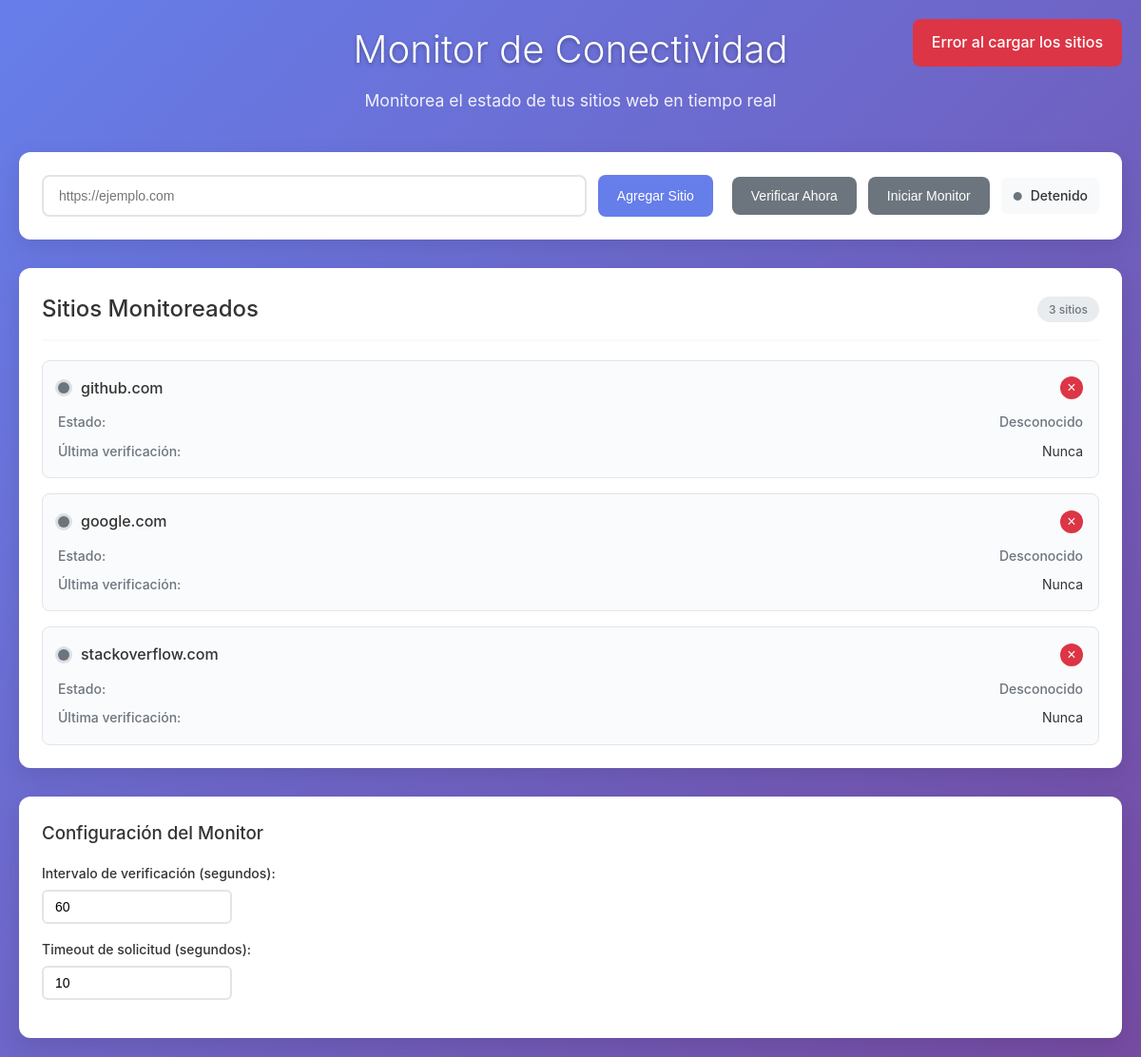
The page / on the database its author committed.
### tables this page shows
CREATE TABLE sites (
                        id INTEGER PRIMARY KEY AUTOINCREMENT,
                        url TEXT UNIQUE NOT NULL,
                        added_at TIMESTAMP DEFAULT CURRENT_TIMESTAMP,
                        last_checked TIMESTAMP,
                        last_status TEXT,
                        response_time REAL,
                        last_error TEXT
                    );

### app.py (the view)
@app.route('/')
def index():
    sites = db.get_all_sites()
    return render_template('index.html', sites=sites)

### database.py (called while the page is built)
    def get_all_sites(self) -> List[Dict]:
        with self.lock:
            conn = sqlite3.connect(self.db_path)
            try:
                cursor = conn.cursor()
                cursor.execute('''
                    SELECT id, url, added_at, last_checked, last_status, response_time, last_error
                    FROM sites ORDER BY url
                ''')
                sites = []
                for row in cursor.fetchall():
                    sites.append({
                        'id': row[0],
                        'url': row[1],
                        'added_at': row[2],
                        'last_checked': row[3],
                        'last_status': row[4],
                        'response_time': row[5],
                        'last_error': row[6]
                    })
                return sites
            finally:
                conn.close()

### templates/index.html (shortened to what this page needs)
<!DOCTYPE html>
<html lang="es">
<head>
    <link rel="stylesheet" href="{{ url_for('static', filename='css/style.css') }}">
</head>
<body>
    <div class="container">
        <header class="header">
            <h1>Monitor de Conectividad</h1>
            <p>Monitorea el estado de tus sitios web en tiempo real</p>
        </header>
        <div class="controls">
            <div class="add-site">
                <input type="url" id="urlInput" placeholder="https://ejemplo.com" class="url-input">
                <button onclick="addSite()" class="btn btn-primary">Agregar Sitio</button>
            </div>
            <div class="monitor-controls">
                <button onclick="checkAllSites()" class="btn btn-secondary">Verificar Ahora</button>
                <button onclick="toggleMonitoring()" class="btn btn-secondary" id="monitorBtn">Iniciar Monitor</button>
                <div class="monitor-status" id="monitorStatus">
                    <span class="status-indicator" id="statusIndicator">●</span>
                    <span id="statusText">Detenido</span>
                </div>
            </div>
        </div>
        <div class="sites-section">
            <div class="section-header">
                <h2>Sitios Monitoreados</h2>
                <span class="site-count" id="siteCount">{{ sites|length }} sitios</span>
            </div>
            <div class="sites-container" id="sitesContainer">
                {% if sites %}
                    {% for site in sites %}
                    <div class="site-card" data-url="{{ site.url }}">
                        <div class="site-header">
                            <div class="site-info">
                                <span class="status-dot {{ 'online' if site.last_status == 'online' else 'offline' if site.last_status == 'offline' else 'unknown' }}"></span>
                                <span class="site-url">{{ site.url }}</span>
                            </div>
                            <button onclick="removeSite('{{ site.url }}')" class="btn-remove" title="Eliminar sitio">×</button>
                        </div>
                        <div class="site-details">
                            <div class="detail-item">
                                <span class="label">Estado:</span>
                                <span class="value status-{{ site.last_status or 'unknown' }}">
                                    {{ 'En línea' if site.last_status == 'online' else 'Fuera de línea' if site.last_status == 'offline' else 'Desconocido' }}
                                </span>
                            </div>
                            <div class="detail-item">
                                <span class="label">Última verificación:</span>
                                <span class="value">{{ site.last_checked or 'Nunca' }}</span>
                            </div>
                        </div>
                    </div>
                    {% endfor %}
                {% else %}
                    <div class="empty-state">
                        <p>No hay sitios monitoreados</p>
                        <p class="empty-hint">Agrega un sitio web usando el campo de arriba</p>
                    </div>
                {% endif %}
            </div>
        </div>
        <div class="settings" id="settings">
            <h3>Configuración del Monitor</h3>
            <div class="setting-group">
                <label for="intervalInput">Intervalo de verificación (segundos):</label>
                <input type="number" id="intervalInput" value="60" min="5" max="86400" class="setting-input">
            </div>
            <div class="setting-group">
                <label for="timeoutInput">Timeout de solicitud (segundos):</label>
                <input type="number" id="timeoutInput" value="10" min="1" max="300" class="setting-input">
            </div>
        </div>
    </div>
    <div class="notification" id="notification"></div>
</body>
</html>

### static/css/style.css (style rules this page uses)
* { margin: 0; padding: 0; box-sizing: border-box; }
body { font-family: -apple-system, BlinkMacSystemFont, "Segoe UI", Roboto, "Helvetica Neue", Arial, sans-serif; background: linear-gradient(135deg, #667eea 0%, #764ba2 100%); min-height: 100vh; color: #333; line-height: 1.6; }
.container { max-width: 1200px; margin: 0 auto; padding: 20px; }
.header { text-align: center; margin-bottom: 40px; color: white; }
.header h1 { font-size: 2.5rem; font-weight: 300; margin-bottom: 8px; text-shadow: 0 2px 4px rgba(0,0,0,0.3); }
.header p { font-size: 1.1rem; opacity: 0.9; }
.controls { background: white; border-radius: 12px; padding: 24px; margin-bottom: 30px; box-shadow: 0 8px 25px rgba(0,0,0,0.1); display: flex; flex-wrap: wrap; gap: 20px; align-items: center; justify-content: space-between; }
.add-site { display: flex; gap: 12px; flex: 1; min-width: 300px; }
.url-input { flex: 1; padding: 12px 16px; border: 2px solid #e1e5e9; border-radius: 8px; font-size: 14px; transition: all 0.2s ease; }
.monitor-controls { display: flex; gap: 12px; align-items: center; }
.monitor-status { display: flex; align-items: center; gap: 8px; padding: 8px 12px; background: #f8f9fa; border-radius: 6px; font-size: 14px; font-weight: 500; }
.status-indicator { font-size: 12px; color: #6c757d; }
.btn { padding: 12px 20px; border: none; border-radius: 8px; font-size: 14px; font-weight: 500; cursor: pointer; transition: all 0.2s ease; text-decoration: none; display: inline-block; text-align: center; }
.btn-primary { background: #667eea; color: white; }
.btn-secondary { background: #6c757d; color: white; }
.btn-remove { background: #dc3545; color: white; border: none; border-radius: 50%; width: 24px; height: 24px; font-size: 16px; line-height: 1; cursor: pointer; transition: all 0.2s ease; }
.sites-section { background: white; border-radius: 12px; padding: 24px; margin-bottom: 30px; box-shadow: 0 8px 25px rgba(0,0,0,0.1); }
.section-header { display: flex; justify-content: space-between; align-items: center; margin-bottom: 20px; padding-bottom: 12px; border-bottom: 2px solid #f8f9fa; }
.section-header h2 { font-size: 1.5rem; font-weight: 500; color: #333; }
.site-count { background: #e9ecef; padding: 4px 12px; border-radius: 20px; font-size: 12px; font-weight: 500; color: #6c757d; }
.sites-container { display: grid; gap: 16px; }
.site-card { border: 1px solid #e1e5e9; border-radius: 8px; padding: 16px; transition: all 0.2s ease; background: #fafbfc; }
.site-header { display: flex; justify-content: space-between; align-items: center; margin-bottom: 12px; }
.site-info { display: flex; align-items: center; gap: 12px; }
.site-url { font-weight: 500; color: #333; font-size: 16px; }
.status-dot { width: 12px; height: 12px; border-radius: 50%; flex-shrink: 0; }
.status-dot.unknown { background: #6c757d; box-shadow: 0 0 0 3px rgba(108, 117, 125, 0.2); }
.site-details { display: grid; gap: 8px; }
.detail-item { display: flex; justify-content: space-between; align-items: center; font-size: 14px; }
.label { color: #6c757d; font-weight: 500; }
.value { color: #333; }
.status-unknown { color: #6c757d; font-weight: 500; }
.settings { background: white; border-radius: 12px; padding: 24px; box-shadow: 0 8px 25px rgba(0,0,0,0.1); }
.settings h3 { margin-bottom: 16px; color: #333; font-weight: 500; }
.setting-group { margin-bottom: 16px; }
.setting-group label { display: block; margin-bottom: 6px; font-weight: 500; color: #333; font-size: 14px; }
.setting-input { width: 100%; max-width: 200px; padding: 8px 12px; border: 2px solid #e1e5e9; border-radius: 6px; font-size: 14px; transition: border-color 0.2s ease; }
.notification { position: fixed; top: 20px; right: 20px; padding: 12px 20px; border-radius: 8px; color: white; font-weight: 500; z-index: 1000; transform: translateX(100%); transition: transform 0.3s ease; }
.notification.show { transform: translateX(0); }
.notification.error { background: #dc3545; }

### rows shown on the page
sites: url "github.com", last_status "Desconocido", last_checked "Nunca"
sites: url "google.com", last_status "Desconocido", last_checked "Nunca"
sites: url "stackoverflow.com", last_status "Desconocido", last_checked "Nunca"

### other values the page prints
{{ sites|length }} "3"
